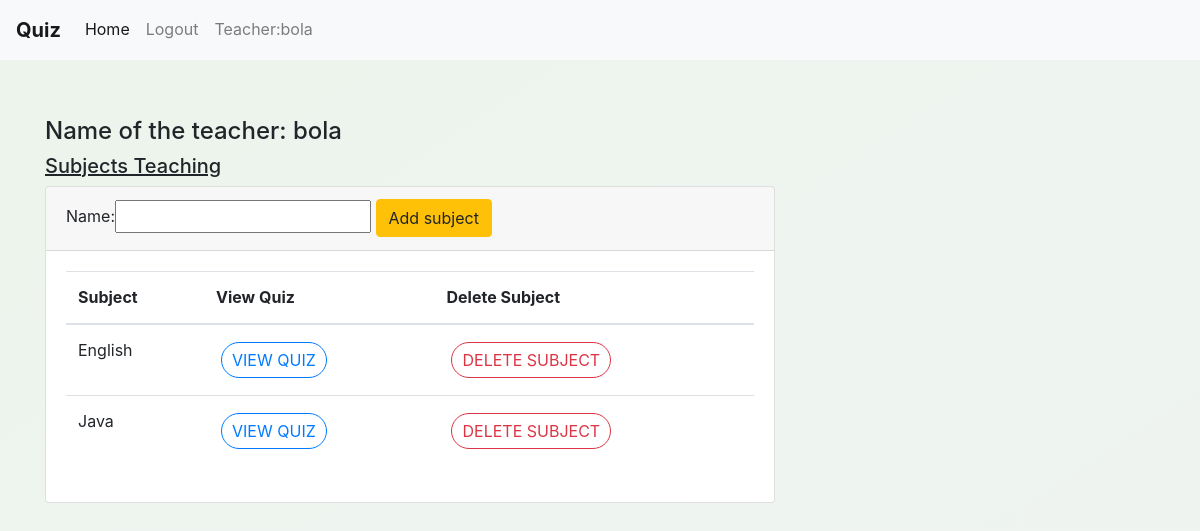
The app's page /teacher/profile/ (signed in) with its own data.
### account/models.py (models this page shows, shortened)
class MyUser(AbstractBaseUser,PermissionsMixin):
    email                   = models.EmailField(verbose_name="email", max_length=60,unique=True)
    username                = models.CharField(max_length=30,unique=True)
    date_joined             = models.DateTimeField(verbose_name='date joined', auto_now_add=True)
    is_student              = models.BooleanField('student status', default=False)
    is_teacher              = models.BooleanField('teacher status', default=False)
    is_admin                = models.BooleanField(default=False)
    is_active               = models.BooleanField(default=True)
    is_staff                = models.BooleanField(default=False)
    is_superuser            = models.BooleanField(default=False)
    USERNAME_FIELD = 'email'
    REQUIRED_FIELDS = ['username',]
    objects=MyUserManager()

class Subject(models.Model):
    name                = models.CharField(max_length=30,unique=True)
    teacher             = models.ForeignKey(Teacher, on_delete=models.CASCADE)
    slug 				= models.SlugField(blank=True, unique=True)
    def __str__(self):
        return self.name
    def get_absolute_url(self):
       return reverse('teacher:view_quiz', args=[str(self.slug)])

### teacher/views.py (the view)
# urls.py: path('profile/',teacher_profile,name='profile'),
def teacher_profile(request):
    context={}
    if request.user.is_authenticated:
        if request.method == 'POST':
            user=Teacher.objects.get(user=request.user)
            subject = Subject(teacher=user)
            form = SubjectForm(request.POST, instance=subject)
            if form.is_valid():
                form.save()
                return redirect('teacher:profile')
        else:
            form = SubjectForm()
        context={'form':form}
        subject_taught = Subject.objects.filter(teacher__user=request.user)
        context['subject_taught'] = subject_taught
    else:
        return redirect('login')
    return render(request, 'teacher/teacher_profile.html',context)

### teacher/forms.py
class SubjectForm(forms.ModelForm):
    class Meta:
        model = Subject
        fields = '__all__'
        exclude = ['teacher','slug']

### teacher/templates/teacher/teacher_profile.html (shortened to what this page needs)
{% extends 'base.html' %} {% block content %}
<div class="container">
  <div class="row min-height d-flex align-items-center">
    <div class="col-md-8">
      <h4>Name of the teacher: {{ request.user.username }}</h4>
      <h5 style="text-decoration: underline;">Subjects Teaching</h5>
      <div class="card">
        <div class="card-header">
          <form method="POST">
            {% csrf_token %} {{ form }}
            <button class="submit-button btn btn-warning" type="submit">
              Add subject
            </button>
          </form>
        </div>
        <div class="card-body">
          <table class="table">
            <thead>
              <tr>
                <th scope="col">Subject</th>
                <th scope="col">View Quiz</th>
                <th scope="col">Delete Subject</th>
              </tr>
            </thead>
            <tbody>
              {% for subjects_teaching in subject_taught %}
              <tr>
                <td>{{ subjects_teaching }}</td>
                <td>
                  <a
                    class="btn btn-font btn-outline-primary"
                    href="{{ subjects_teaching.get_absolute_url }}"
                    >View quiz</a
                  >
                </td>
                <td>
                  <a
                    class="btn btn-font btn-outline-danger"
                    href="{% url 'teacher:deletes' subjects_teaching.slug %}"
                    >delete subject</a
                  >
                </td>
              </tr>
              {% endfor %}
            </tbody>
          </table>
        </div>
      </div>
    </div>
  </div>
  {% endblock %}

### templates/base.html (shortened to what this page needs)
{% load static %}
<!DOCTYPE html>
<html lang="en">
  <head>
    <link
      rel="stylesheet"
      href="https://stackpath.bootstrapcdn.com/bootstrap/4.3.1/css/bootstrap.min.css"
    />
    <link
      rel="stylesheet"
      type="text/css"
      href="{% static 'css/style.css' %}"
    />
  </head>
  <body>
    {% if request.user.is_authenticated %}
    <nav class="navbar navbar-expand-lg navbar-light bg-light">
      <a
        class="navbar-brand"
        style="font-size: 20px; font-weight: bold;"
        href="{% url 'home' %}"
        >Quiz</a
      >
      <div class="collapse navbar-collapse" id="navbarNavAltMarkup">
        <div class="navbar-nav">
          <a class="nav-item nav-link active" href="{% url 'home' %}"
            >Home <span class="sr-only">(current)</span></a
          >
          <a class="nav-item nav-link" href="{% url 'logout' %}">Logout</a>
          {% if request.user.is_teacher %}
          <a class="nav-item nav-link" href="{% url 'teacher:profile' %}"
            >Teacher:{{ request.user.username }}</a
          >
          {% else %}
          <a class="nav-item nav-link" href="{% url 'student:profile' %}"
            >Student:{{ request.user.username }}</a
          >
          {% endif %}
        </div>
      </div>
    </nav>
    {% endif %} {% block content %} {% endblock %}
  </body>
</html>

### static/css/style.css (style rules this page uses)
body { height: 100vh; background-image: linear-gradient( to right bottom, rgba(232, 241, 230, 0.767), rgba(234, 240, 238, 0.8) ); }
.btn:link, .btn:visited { text-decoration: none; text-transform: uppercase; padding: 5px 10px; margin: 5px; display: inline-block; border-radius: 100px; transition: all 0.2s; position: relative; }
.min-height { min-height: 500px; }

### templates/base.html (style rules this page uses)
body { line-height: 1.7; }

### records on screen
MyUser: user.username "bola"
Subject: name "English"
Subject: name "Java"
